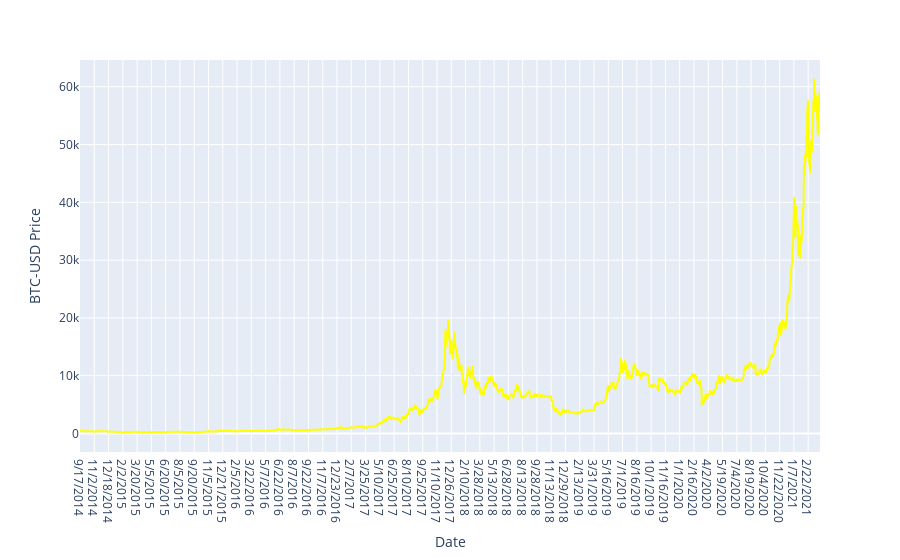

Here is the notebook cell this chart was saved with:
### Markdown cell above
# TASK #3: PLOT INTERACTIVE SINGLE LINEPLOT USING PLOTLY EXPRESS

### Code cell
# Import the crypto currency dataset
crypto_df = pd.read_csv('/workspaces/Coding/Plotly/crypto_prices.csv')
display(crypto_df)

fig = px.line(crypto_df, x = 'Date', y = 'BTC-USD Price')
fig.update_traces(line_color = 'yellow')
fig.show()

### Figure 1 — Plotly figure (JSON) as saved in the notebook; plotly's stock layout.template omitted (floating-point values rounded to 4 significant figures; data arrays with more than 128 entries replaced by an {"elided": "..."} marker saying what was removed)
{"data": [{"hovertemplate": "Date=%{x}<br>BTC-USD Price=%{y}<extra></extra>", "legendgroup": "", "line": {"color": "yellow", "dash": "solid"}, "marker": {"symbol": "circle"}, "mode": "lines", "name": "", "showlegend": false, "type": "scattergl", "x": {"elided": "2385 str values"}, "xaxis": "x", "y": {"elided": "2385 float values"}, "yaxis": "y"}], "layout": {"legend": {"tracegroupgap": 0}, "margin": {"t": 60}, "xaxis": {"anchor": "y", "domain": [0, 1], "title": {"text": "Date"}}, "yaxis": {"anchor": "x", "domain": [0, 1], "title": {"text": "BTC-USD Price"}}}}
